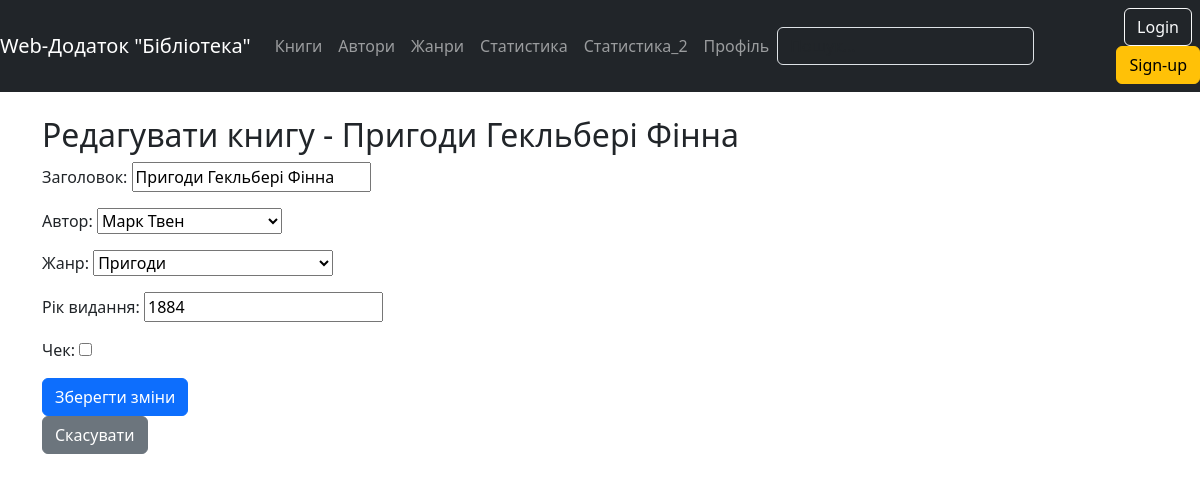
The app's page /book/7/edit/, older data.
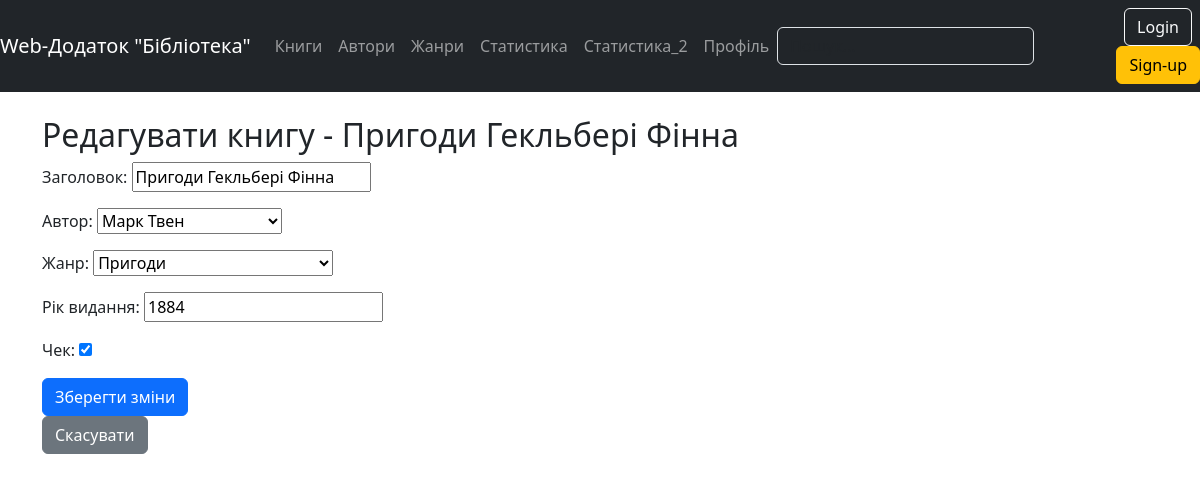
The same page, newer data.
### library_app/models.py (models this page shows, shortened)
class Book(models.Model):
    class Meta:
        verbose_name = 'Книга'
        verbose_name_plural = 'Книги'
        ordering = ["title"]
    title = models.CharField(max_length=100, verbose_name = 'Заголовок')
    author = models.ForeignKey(Author, on_delete=models.CASCADE, verbose_name = 'Автор')
    genre = models.ForeignKey(Genre, on_delete=models.CASCADE, verbose_name = 'Жанр')
    release_year = models.PositiveIntegerField(verbose_name = 'Рік видання')
    is_read = models.BooleanField(default=False, verbose_name = 'Чек')
    img = models.ImageField(upload_to='book_images/', blank=True, null=True, default="noname.png", verbose_name = 'Картинка')

### library_app/views.py (the view)
# urls.py: path('book/<int:book_id>/edit/', views.edit_book, name='edit_book'),
def edit_book(request, book_id):
    book = get_object_or_404(Book, pk=book_id)
    if request.method == 'POST':
        form = BookForm(request.POST, instance=book)
        if form.is_valid():
            form.save()
            return redirect('library_app:view_book', book_id=book_id)
    else:
        form = BookForm(instance=book)
    return render(request, 'library_app/edit_book.html', {'form': form, 'book': book})

### library_app/forms.py
class BookForm(forms.ModelForm):
    class Meta:
        model = Book
        fields = ['title', 'author', 'genre', 'release_year', 'is_read']

### library_app/models.py (called while the page is built)
    def __str__(self):
        return self.name

    def __str__(self):
        return self.name

### library_app/templates/library_app/edit_book.html (shortened to what this page needs)
{% extends 'base.html' %}
{% load static %}
{% block content %}
  <h2>Редагувати книгу - {{ book.title }}</h2>
  <form method="post">
    {{ form.as_p }}
    <button type="submit" class="btn btn-primary">Зберегти зміни</button>
  </form>
  <a href="{% url 'library_app:view_book' book_id=book.id %}" class="btn btn-secondary">Скасувати</a>
{% endblock %}

Row changes from the older to the newer data that the page shows:
changed Book "Пригоди Гекльбері Фінна": is_read "☐" → "☑"
